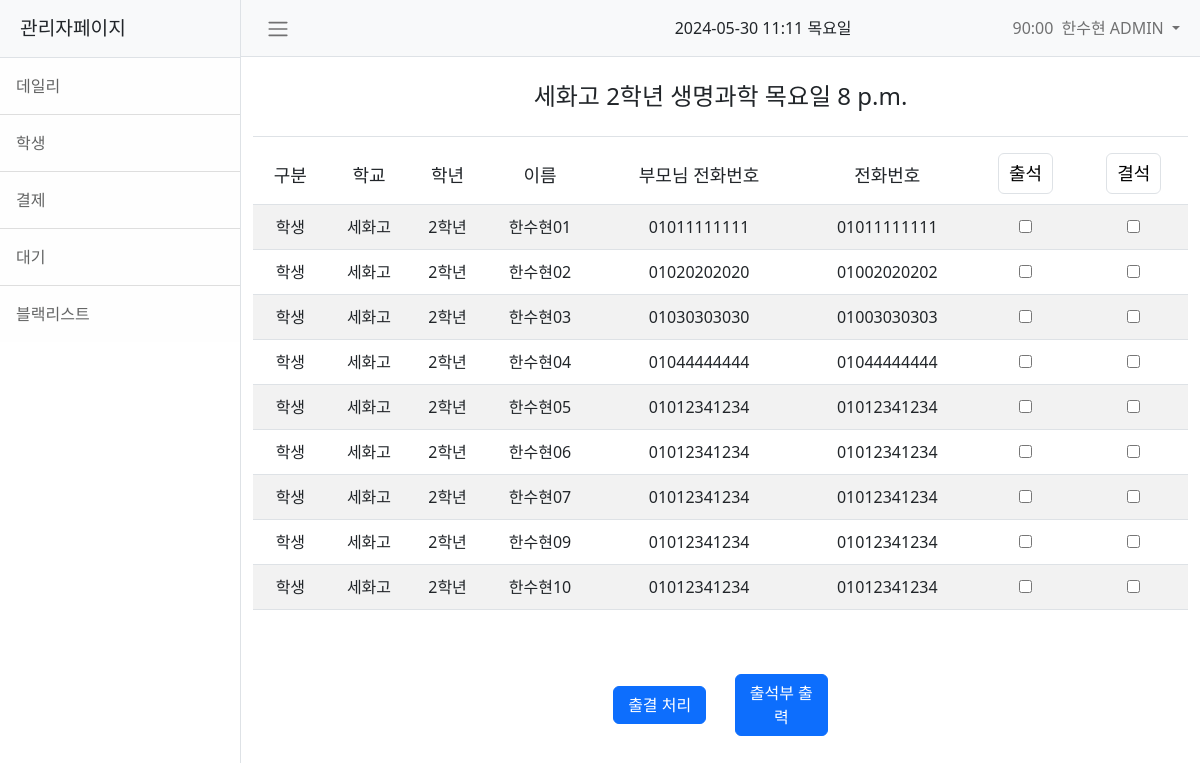
The page /management/student-list/14/ (signed in) on the database its author committed.
### common/models.py (models this page shows)
class User(AbstractUser):
    GRADE_CHOICES = (
        ("1학년", "1학년"),
        ("2학년", "2학년"),
        ("3학년", "3학년"),
    )
    SCHOOL_CHOICES = (
        ("세화고", "세화고"),
        ("세화여고", "세화여고"),
        ("연합반", "연합반"),
    )
    name = models.CharField(max_length=100, null=False, verbose_name="이름")
    phone = models.CharField(
        max_length=20, null=True, blank=True, verbose_name="전화번호"
    )
    parent_phone = models.CharField(
        max_length=20, null=True, blank=True, verbose_name="부모님 전화번호"
    )
    is_teacher = models.BooleanField(default=False, verbose_name="강사")
    is_manager = models.BooleanField(default=False, verbose_name="행정")
    school = models.CharField(
        max_length=50,
        choices=SCHOOL_CHOICES,
        blank=True,
        null=True,
        verbose_name="학교",
    )
    grade = models.CharField(
        max_length=10,
        choices=GRADE_CHOICES,
        blank=True,
        null=True,
        verbose_name="학년",
    )
    physics = models.BooleanField(default=False, verbose_name="물리")
    chemistry = models.BooleanField(default=False, verbose_name="화학")
    biology = models.BooleanField(default=False, verbose_name="생명과학")
    earth_science = models.BooleanField(default=False, verbose_name="지구과학")
    integrated_science = models.BooleanField(default=False, verbose_name="통합과학")
    courses = models.ManyToManyField(
        "Course",
        related_name="enrolled_students",
        blank=True,
        verbose_name="수업 시간표",
    )
    payment_count = models.IntegerField(default=12, verbose_name="결제 횟수")
    payment_request = models.BooleanField(default=False, verbose_name="결제 요청")
    is_active = models.BooleanField(
        default=False, verbose_name="활성화"
    )  # 관리자 승인 전까지는 비활성화된 계정 처리
    attended_dates = models.ManyToManyField(
        "Attendance",
        related_name="attended_at",
        blank=True,
        verbose_name="출석 날짜",
    )
    absent_dates = models.ManyToManyField(
        "Absence",
        related_name="absent_at",
        blank=True,
        verbose_name="결석 날짜",
    )
    def __str__(self):
        if self.is_teacher:
            return f"{self.name}"
        if self.is_manager:
            return f"{self.name}"
        else:
            return f"{self.school} {self.grade} {self.name}"
    class Meta:
        verbose_name = "회원"
        verbose_name_plural = "회원"

class Course(models.Model):
    DAY_CHOICES = (
        ("월요일", "월요일"),
        ("화요일", "화요일"),
        ("수요일", "수요일"),
        ("목요일", "목요일"),
        ("금요일", "금요일"),
        ("토요일", "토요일"),
        ("일요일", "일요일"),
    )
    ROOM_CHOICES = (
        ("402", "402"),
        ("403", "403"),
        ("404", "404"),
        ("408", "408"),
        ("409", "409"),
        ("415", "415"),
    )
    SUBJECT_CHOICES = (
        ("physics", "물리"),
        ("chemistry", "화학"),
        ("biology", "생명과학"),
        ("earth_science", "지구과학"),
        ("integrated_science", "통합과학"),
    )
    course_school = models.CharField(
        max_length=50, choices=User.SCHOOL_CHOICES, verbose_name="학교"
    )
    course_grade = models.CharField(
        max_length=10, choices=User.GRADE_CHOICES, verbose_name="학년"
    )
    course_subject = models.CharField(
        max_length=20,
        choices=SUBJECT_CHOICES,
        default="선택과목",
        verbose_name="선택과목",
    )
    course_day = models.CharField(
        max_length=10, choices=DAY_CHOICES, verbose_name="수업 요일"
    )
    course_time = models.TimeField(verbose_name="수업 시작 시간")
    course_room = models.CharField(
        max_length=10, choices=ROOM_CHOICES, null=True, verbose_name="강의실"
    )
    course_teacher = models.ForeignKey(
        User,
        on_delete=models.CASCADE,
        related_name="taught_courses",
        verbose_name="선생",
    )
    course_students = models.ManyToManyField(
        User,
        related_name="enrolled_courses",
        blank=True,
        verbose_name="학생",
    )
    def __str__(self):
        return f"{self.course_school} {self.course_grade} - {self.course_subject} {self.course_time}"
    class Meta:
        verbose_name = "수업"
        verbose_name_plural = "수업"

### management/views.py (the view)
@login_required
def management_studentlist_detail(request, course_id):
    course = Course.objects.get(id=course_id)
    students = course.course_students.all()
    today = timezone.now().date()
    print("STUDENTLIST DETAIL-------")
    print("course:", course)
    print("students:", students)
    print("course_id:", course_id)
    print("today:", today)
    attendance_records = {
        attendance.student.id: attendance
        for attendance in Attendance.objects.filter(course=course, date=today)
    }
    absence_records = {
        absence.student.id: absence
        for absence in Absence.objects.filter(course=course, date=today)
    }
    print("STUDENTLIST DETAIL END-------")
    return render(
        request,
        "management/management_studentlist_detail.html",
        {
            "course": course,
            "students": students,
            "attendance_records": attendance_records,
            "absence_records": absence_records,
        },
    )

### templates/management/management_studentlist_detail.html (shortened to what this page needs)
{% extends 'management/management_base.html' %}
{% load static %}
{% block extra_css %}
<link href="{% static 'css/management/management_studentlist.css' %}" rel="stylesheet" />
{% endblock %}
{% block content %}
<div class="d-flex flex-column justify-content-center align-items-center container">
    <h2 id="course-title" class="text-center border-bottom w-100">{{ course.course_school }} {{ course.course_grade }} {% if course.course_subject == 'physics' %} 물리 {% elif course.course_subject == 'chemistry' %} 화학 {% elif course.course_subject == 'biology' %} 생명과학 {% else %} 지구과학 {% endif %} {{course.course_day}} {{course.course_time}}</h2>
    <form id="attendanceForm" method="post" action="{% url 'bulk_attendance' %}">
        <div class="table-responsive text-center w-100">
            <table class="table table-striped">
                <thead id="mngsldt-thead">
                    <tr>
                        <th>구분</th>
                        <th>학교</th>
                        <th>학년</th>
                        <th>이름</th>
                        <th>부모님 전화번호</th>
                        <th>전화번호</th>
                        <th><button type="button" id="selectAllAttendance" class="btn btn-link">출석</button></th>
                        <th><button type="button" id="selectAllAbsence" class="btn btn-link">결석</button></th>
                    </tr>
                </thead>
                <tbody id="mngsldt-tbody">
                    {% for student in students %}
                    {% if not student.is_teacher %}
                    <tr>
                        <td>학생</td>
                        <td>{{ student.school }}</td>
                        <td>{{ student.grade }}</td>
                        <td>{{ student.name }}</td>
                        <td>{{ student.parent_phone }}</td>
                        {% if student.phone != None %}
                            <td>{{ student.phone }}</td>
                        {% else %}
                            <td> - </td>
                        {% endif %}
                        <td>
                            <input type="checkbox" name="attendance" value="{{ student.id }}" class="attendance-checkbox" data-student-id="{{ student.id }}" {% if student.id in attendance_records %}checked{% endif %}>
                        </td>
                        <td>
                            <input type="checkbox" name="absence" value="{{ student.id }}" class="absence-checkbox" data-student-id="{{ student.id }}" {% if student.id in absence_records %}checked{% endif %}>
                        </td>
                    </tr>
                    {% endif %}
                    {% endfor %}
                </tbody>
            </table>
        </div>
        <br>
        <div class="text-center my-4 w-100">
            <button type="button" class="btn btn-primary me-4 slbtn" id="submitAttendance">출결 처리</button>
            <a href="{% url 'export_attendance' course.id %}" class="btn btn-primary slbtn">출석부 출력</a>
        </div>
    </form>
    <br>
    <br>
</div>
{% endblock %}

### templates/management/management_base.html (shortened to what this page needs)
{% load static %}
<!DOCTYPE html>
<html lang="en">
    <head>
        <link href="{% static 'css/management/management_base.css' %}" rel="stylesheet" />
        {% block extra_css %}{% endblock %}
    </head>
    <body>
        <div class="d-flex" id="wrapper">
            <div class="border-end bg-white" id="sidebar-wrapper">
                <div class="sidebar-heading border-bottom bg-light">관리자페이지</div>
                <div class="list-group list-group-flush">
                    <a class="list-group-item list-group-item-action list-group-item-light p-3" href="{% url 'management_home' %}">데일리</a>
                    <a class="list-group-item list-group-item-action list-group-item-light p-3" href="{% url 'management_studentlist' %}">학생</a>
                    <a class="list-group-item list-group-item-action list-group-item-light p-3" href="{% url 'management_paylist' %}">결제</a>
                    <a class="list-group-item list-group-item-action list-group-item-light p-3" href="{% url 'management_waitlist' %}">대기</a>
                    <a class="list-group-item list-group-item-action list-group-item-light p-3" href="{% url 'management_blacklist' %}">블랙리스트</a>
                </div>
            </div>
            <div id="page-content-wrapper">
                <nav class="navbar navbar-expand-lg navbar-light bg-light border-bottom">
                    <div class="container-fluid">
                        <button class="btn nav-btn-cst" id="sidebarToggle" type="button" data-bs-toggle="collapse" data-bs-target="#navbarSupportedContent" aria-controls="navbarSupportedContent" aria-expanded="false" aria-label="Toggle navigation">
                            <span class="navbar-toggler-icon"></span>
                        </button>
                        <div class="collapse navbar-collapse" id="navbarSupportedContent">
                            <div id="current-time" class="current-time text-center">
                                <p id="date-display"></p>
                            </div>
                            <ul class="navbar-nav ms-auto mt-2 mt-lg-0">
                                <li class="nav-item dropdown">
                                    <div class="navbar-user">
                                        <p class="navbar-text nomargin" id="sessionTimer">90:00</p>
                                        <a class="nav-link dropdown-toggle" id="navbarDropdown" href="#" role="button" data-bs-toggle="dropdown" aria-haspopup="true" aria-expanded="false">
                                            {{ request.user.name }}
                                        </a>
                                    </div>
                                </li>
                            </ul>
                        </div>
                    </div>
                </nav>
                <main class="d-flex flex-column justify-content-center">
                    {% block content %}
                    {% endblock %}
                </main>
            </div>
        </div>
    </body>
</html>

### static/css/management/management_studentlist.css (style rules this page uses)
#course-title { font-size: x-large; font-weight: 350; padding: 25px 0px; }
#attendanceForm { width: 100%; display: flex; flex-direction: column; justify-content: center; align-items: center; font-weight: 250; }
#mngsldt-thead th, #mngsl-thead th, #mngpl-thead th { font-size: large; font-weight: 350; padding-bottom: 15px; }
#mngsldt-tbody>tr>td, #mngsl-tbody>tr>td, #mngpl-tbody>tr>td { padding: 10px 5px }
#selectAllAttendance, #selectAllAbsence { text-decoration: none; font-size: large; font-weight: 350; color: black; border: 1px solid #DEE2E6; padding: 6px 10px; margin-bottom: -5px; }
.slbtn { width: 10%; justify-content: center; }

### rows shown on the page
User: user.name "한수현 ADMIN"
Course: course_school "세화고", course_grade "2학년", course_day "목요일", course_time "8 p.m."
User: school "세화고", grade "2학년", name "한수현01", parent_phone "01011111111", phone "01011111111"
User: school "세화고", grade "2학년", name "한수현02", parent_phone "01020202020", phone "01002020202"
User: school "세화고", grade "2학년", name "한수현03", parent_phone "01030303030", phone "01003030303"
User: school "세화고", grade "2학년", name "한수현04", parent_phone "01044444444", phone "01044444444"
User: school "세화고", grade "2학년", name "한수현05", parent_phone "01012341234", phone "01012341234"
User: school "세화고", grade "2학년", name "한수현06", parent_phone "01012341234", phone "01012341234"
User: school "세화고", grade "2학년", name "한수현07", parent_phone "01012341234", phone "01012341234"
User: school "세화고", grade "2학년", name "한수현09", parent_phone "01012341234", phone "01012341234"
User: school "세화고", grade "2학년", name "한수현10", parent_phone "01012341234", phone "01012341234"
